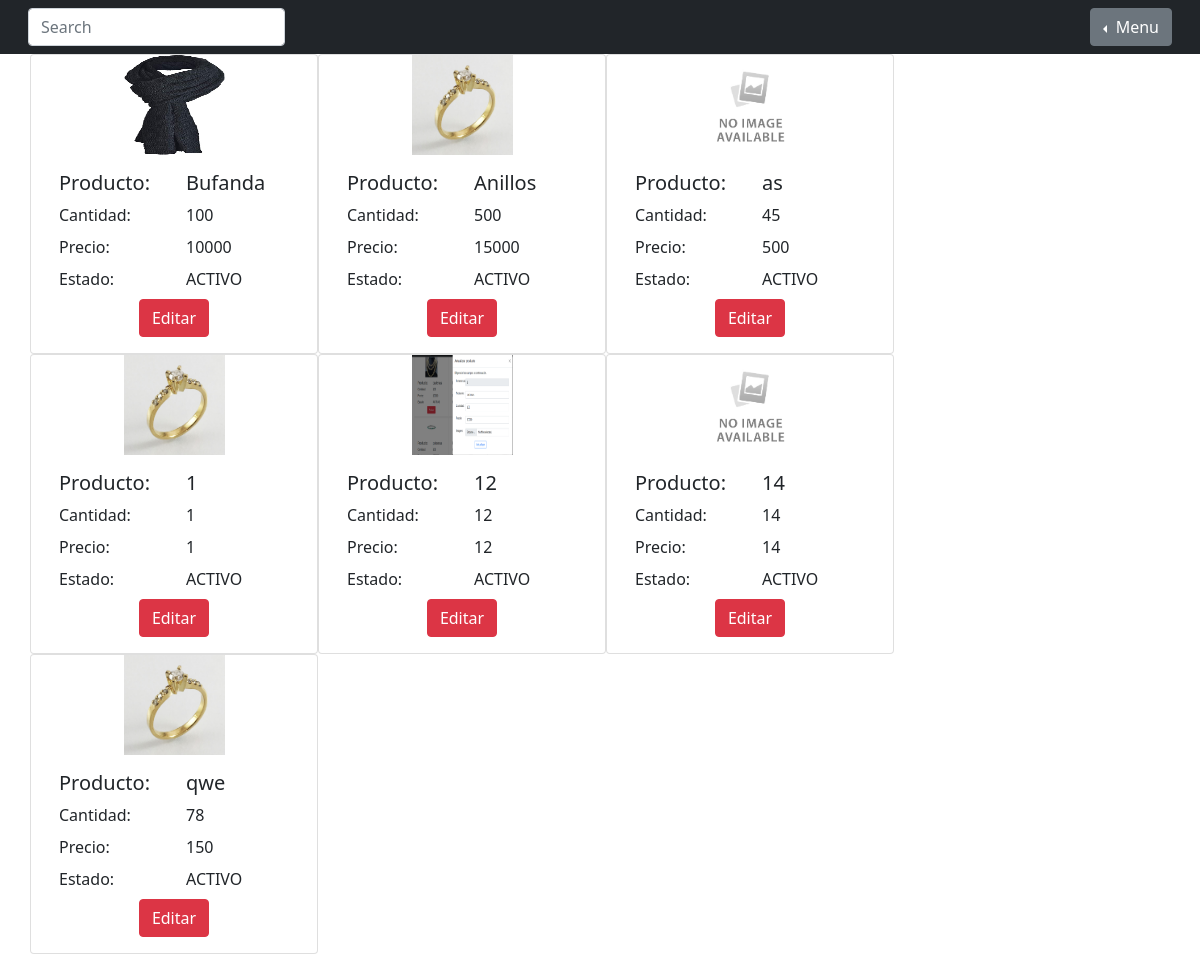
The app's page /home (signed in), older data.
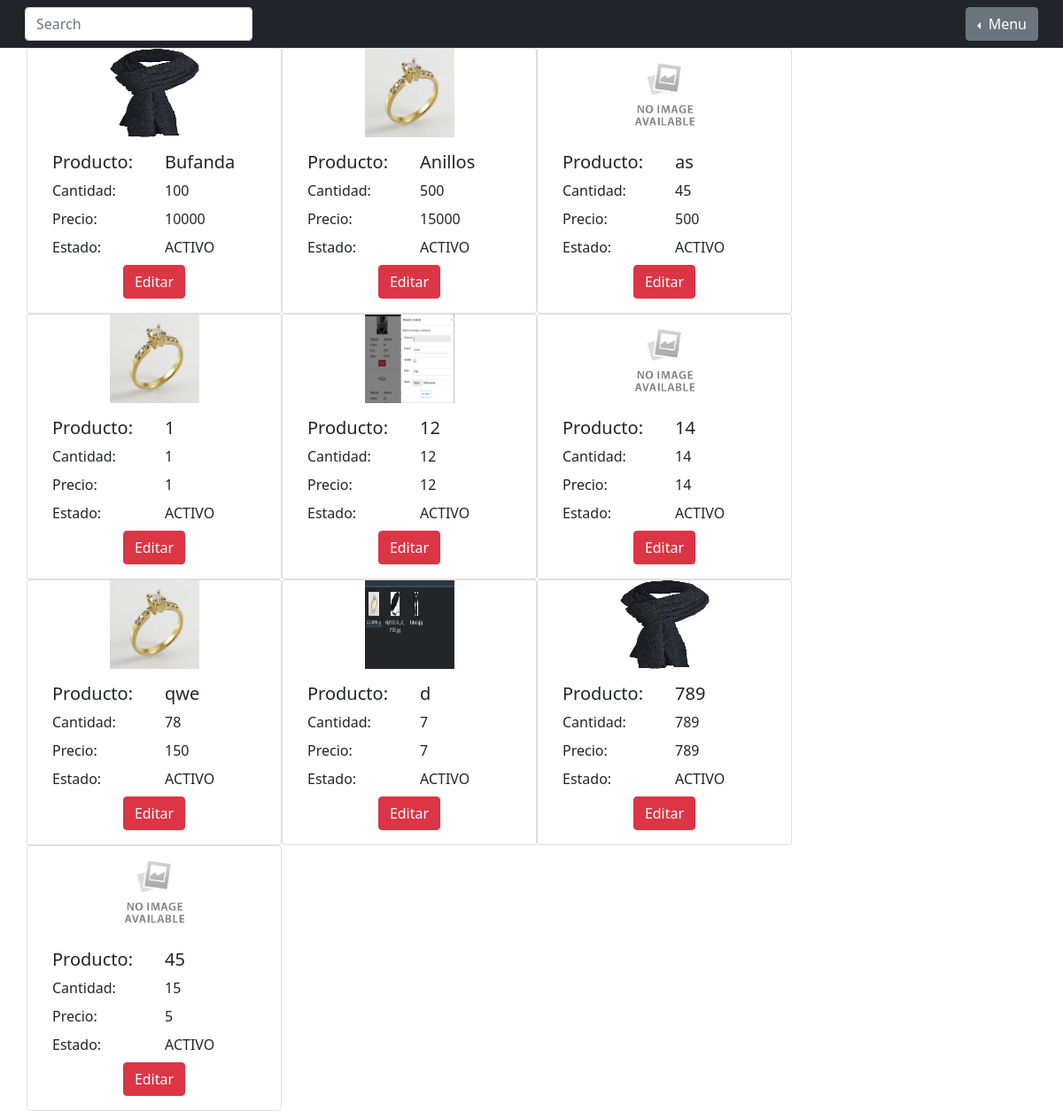
The same page, newer data.
### tables this page shows
CREATE TABLE "Producto" (
	"referencia"	TEXT,
	"nombre"	TEXT,
	"precio"	INTEGER,
	"cantidad"	INTEGER,
	"estado"	TEXT DEFAULT 'ACTIVO',
	"imagen"	TEXT,
	PRIMARY KEY("referencia")
);

### app.py (the view, shortened to what this page needs)
@app.route("/home",methods=['GET', 'POST'])
def home():
    if not usuarioLogeado():
        return redirect("/index")
    usuario=FormularioNuevoUsuario()
    producto=FormularioNuevoProducto()
    actualizar=FormularioActualizarAdmin()
    productos = get_productos()
    return render_template("home.html",form=usuario,form2=producto,form3=actualizar,productos = productos)

### forms.py (shortened to what this page needs)
class FormularioNuevoUsuario(FlaskForm):
    user = StringField('Usuario', [validators.DataRequired(message="Por favor completa con un usuario")])
    email= EmailField('Correo Electrónico',[validators.DataRequired(message="Por favor completa con un correo"),validators.Email(message="Correo no valido")])
    name= StringField('Nombre')
    password=PasswordField('Contraseña',[
        validators.DataRequired(message="Por favor completa con una contraseña"),
        validators.EqualTo('confirm',message="Contraseñas deben ser iguales"),
        validators.length(min=6,message="Longitud minima de 6 caracteres"),
        validators.regexp(regex=".*[A-Z]",message="Debe tener minimo una mayuscula"),
        validators.regexp(regex=".*[0-9]",message="Debe tener minimo un numero")
    ])
    confirm=PasswordField('Confirmar contraseña')
    rol=SelectField('Rol',choices=[('Administrador','Administrador'),('Vendedor','Vendedor')])
    enviar=SubmitField('Registrar')

class FormularioNuevoProducto(FlaskForm):
    referencia=StringField('Referencia',[validators.DataRequired(message="Por favor completa con la referencia del producto")])
    producto=StringField('Producto',[validators.DataRequired(message="Por favor completa con el nombre del producto")])
    cantidad=StringField('Cantidad')
    precio=StringField('Precio')
    estado=BooleanField('Estado',default="checked")
    imagen=FileField('Imagen',validators=[
        FileAllowed(['jpg', 'jpe', 'jpeg', 'png'], 'Solo se aceptan imagenes')
    ])
    enviar2=SubmitField('Crear producto')

### app.py (called while the page is built)
def usuarioLogeado():
    return session.get("usuario")

### db.py (called while the page is built)
def sql_connection():
    try:
        con = sqlite3.connect('Inventario.db')
        return con
    except Error:
        print(Error)

def get_productos():
    query = "SELECT * FROM Producto WHERE estado='ACTIVO';"
    con = sql_connection()
    cursorObj = con.cursor()
    cursorObj.execute(query)
    con.commit()
    productos = cursorObj.fetchall()
    con.close()
    return productos

### templates/home.html (shortened to what this page needs)
<!DOCTYPE html>
<html lang="en">
<head>
  <link rel="stylesheet" href="https://cdn.jsdelivr.net/npm/bootstrap@4.5.3/dist/css/bootstrap.min.css"
>
  <link href="https://cdn.jsdelivr.net/npm/bootstrap@5.0.0-beta1/dist/css/bootstrap.min.css" rel="stylesheet"
>
</head>
<body>
  <nav class="navbar navbar-expand-lg navbar-dark bg-dark">
    <div class="container-fluid">
      <div class="dropdown order-md-last dropstart">
        <button class="btn btn-secondary dropdown-toggle " type="button" id="dropdownMenuButton"
          data-bs-toggle="dropdown" aria-expanded="false">
          Menu
        </button>
      </div>
      <div class="collapse navbar-collapse" id="navbarTogglerDemo03">
        <ul class="navbar-nav me-auto mb-2 mb-lg-0">
          <form class="d-flex">
            <input class="form-control me-2" type="search" placeholder="Search" aria-label="Search">
          </form>
        </ul>
      </div>
    </div>
  </nav>
  <div class="container">
    <div class="row">
      {% for producto in productos %}
      <div class="card" style="width: 18rem;">
        <div class="text-center">
          <img height="100" width="100" src="{{producto[5]}}" class="col-sm-6" alt="...">
        </div>
        <div class="card-body">
          <div class="row">
            <div class="col-sm-6">
              <h5>Producto: </h5>
            </div>
            <div class="col-sm-6">
              <h5 class="card-title">{{producto[1]}}</h5>
            </div>
          </div>
          <div class="row">
            <div class="col-sm-6">
              <label for="">Cantidad:</label>
            </div>
            <div class="col-sm-6">
              <p class="card-text">{{producto[3]}}</p>
            </div>
          </div>
          <div class="row">
            <div class="col-sm-6">
              <label for="">Precio:</label>
            </div>
            <div class="col-sm-6">
              <p class="card-text">{{producto[2]}}</p>
            </div>
          </div>
          <div class="row">
            <div class="col-sm-6">
              <label for="">Estado:</label>
            </div>
            <div class="col-sm-6">
              <p class="card-text">{{producto[4]}}</p>
            </div>
          </div>
          <div class="text-center">
            <a class="btn btn-danger" onclick="actualizarProducto('{{producto[0]}}','{{producto[1]}}','{{producto[2]}}','{{producto[3]}}')">Editar</a>
          </div>
        </div>
      </div>
      {% endfor %}
    </div>
  </div>
</body>
</html>

Row changes from the older to the newer data that the page shows:
added Producto: imagen (picture), nombre "d", cantidad "7", precio "7", estado "ACTIVO"
added Producto: imagen (picture), nombre "789", cantidad "789", precio "789", estado "ACTIVO"
added Producto: imagen (placeholder picture), nombre "45", cantidad "15", precio "5", estado "ACTIVO"
